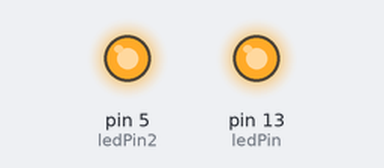
Bench run of a sketch on a simulated Arduino Uno, built with avr-gcc and run on an emulated ATmega328P. Shown: output pins drawn as LEDs (lit = HIGH).

Above: at 1.0 s.
At 3.0 s:
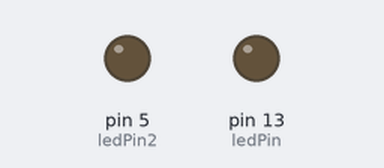
Timing chart, 0 to 5.2 s (numbered marks = the images above):
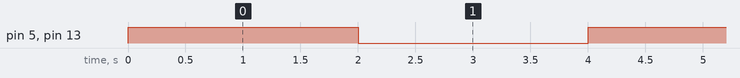

Measured:
- by itself, pin 5 (ledPin2), pin 13 (ledPin): alternates HIGH for 2.0 s and LOW for 2.0 s

The sketch:

LedYakma2.ino
```cpp
#define ledPin 13
#define ledPin2 5

void setup() {
  // put your setup code here, to run once:
  Serial.begin(9600);
  pinMode(ledPin,OUTPUT);
  pinMode(ledPin2,OUTPUT);

}

void loop() {
  digitalWrite(ledPin,HIGH);
  digitalWrite(ledPin2,HIGH);
  delay(2000);
  digitalWrite(ledPin,LOW);
  digitalWrite(ledPin2,LOW);
  delay(2000);

  // put your main code here, to run repeatedly:

}
```
